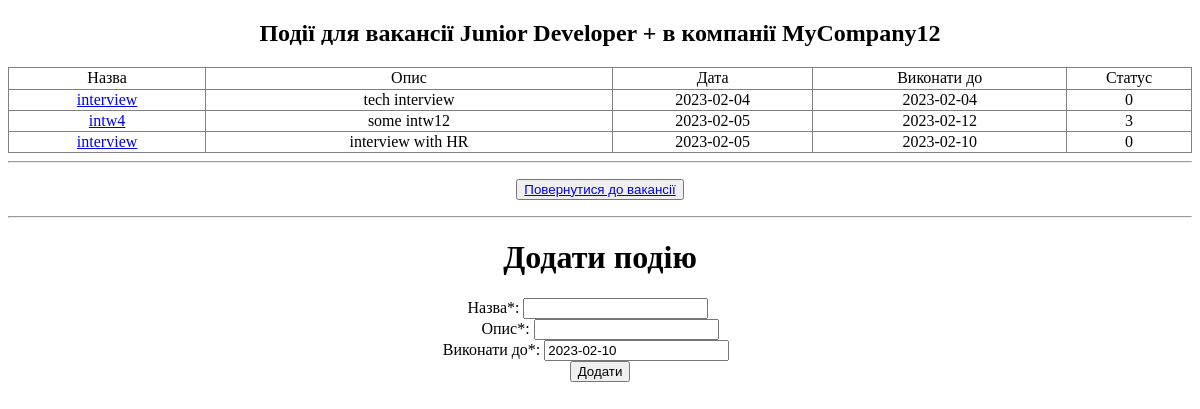
The page /vacancy/1/events/ on the database as committed earlier.
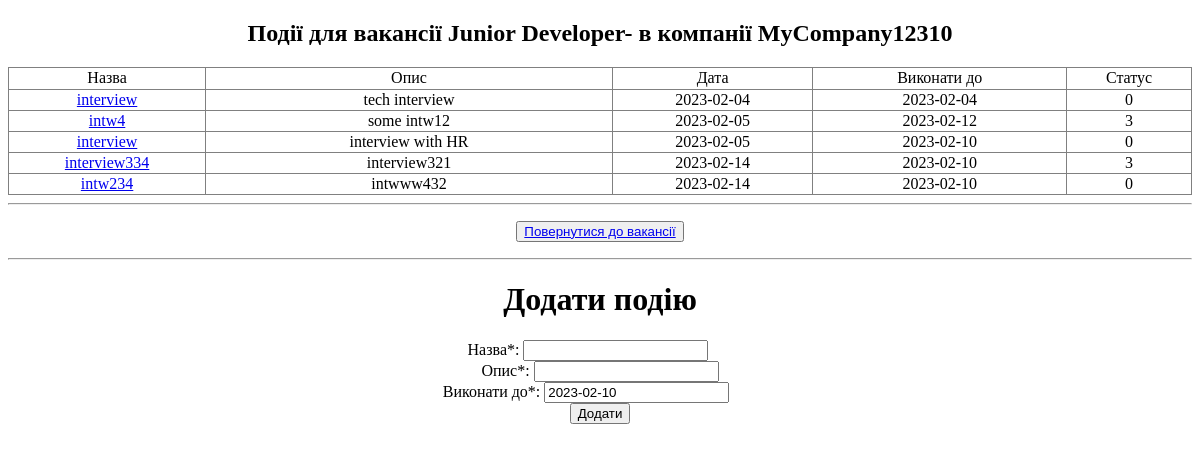
The same page on the database as committed later.
### models.py (models this page shows, shortened)
class Vacancy(Base):
    __tablename__ = 'vacancy'
    id = Column(Integer, primary_key=True, autoincrement=True)
    creation_date = Column(String(20), nullable=False, server_default=func.now())
    status = Column(Integer, nullable=False, default=0)
    position_name = Column(String(120), nullable=False)
    company = Column(String(120), nullable=False)
    description = Column(String(1000), nullable=False)
    contacts_ids = Column(String(120), nullable=False)
    comment = Column(String(120))
    user_id = Column(Integer, ForeignKey('user.id'))

class Event(Base):
    __tablename__ = 'event'
    id = Column(Integer, primary_key=True, autoincrement=True)
    vacancy_id = Column(Integer,ForeignKey('vacancy.id'), nullable=False)
    description = Column(String(1000), nullable=False)
    event_date = Column(String(20), nullable=False, server_default=func.now())
    title = Column(String(120), nullable=False)
    due_to_date = Column(String(20), nullable=False)
    status = Column(Integer, nullable=False, default=0)

### main.py (the view)
@app.get('/vacancy/<int:vacancy_id>/events/')
def get_user_events(vacancy_id):
    vacancy = alchemy_db.db_session.query(Vacancy).where(Vacancy.id == vacancy_id).all()[0]
    events = alchemy_db.db_session.query(Event).where(Event.vacancy_id == vacancy_id).all()
    return render_template('events_page.html', vacancy=vacancy, events=events)

### templates/events_page.html (shortened to what this page needs)
<!DOCTYPE html>
<html lang="en">
<head>
</head>
<body>
<h2 style="text-align: center;"><strong>Події для вакансії {{vacancy['position_name']}} в компанії {{vacancy['company']}}</strong></h2>
<table style="border-collapse: collapse; width: 100%; height: 19px;" border="1">
<tbody>
<tr style="height: 19px;">
<td style="width: 16.6667%; height: 19px; text-align: center;">Назва</td>
<td style="width: 34.3749%; height: 19px; text-align: center;">Опис</td>
<td style="width: 14.3751%; height: 19px; text-align: center;">Дата</td>
<td style="width: 21.4583%; height: 19px; text-align: center;">Виконати до</td>
<td style="width: 13.125%; height: 19px; text-align: center;">Статус</td>
</tr>
{% for event in events %}
<tr style="height: 18px;">
<td style="width: 5.16101%; height: 18px; text-align: center;"><a href="{{event['id']}}/">{{event['title']}}</a></td>
<td style="width: 21.7803%; height: 18px; text-align: center;">{{event['description']}}</td>
<td style="width: 16.9508%; height: 18px; text-align: center;">{{event['event_date']}}</td>
<td style="width: 14.1099%; height: 18px; text-align: center;">{{event['due_to_date']}}</td>
<td style="width: 23.0587%; height: 18px; text-align: center;">{{event['status']}}</td>
</tr>
{% endfor %}
</tbody>
</table>
<hr />
<p style="text-align: center;"><button class="favorite styled" type="button"><a href="/vacancy/{{vacancy['id']}}/">Повернутися до вакансії</a></button></p>
<hr />
<form action="" method="POST">
<div>
<h1 style="text-align: center;">Додати подію</h1>
</div>
<div style="text-align: center;"><label for="title">&nbsp; Назва*:</label> <input id="title" name="title" type="text"/>&nbsp; &nbsp; &nbsp; &nbsp;&nbsp;</div>
<div style="text-align: center;"><label for="description">Опис*: </label> <input id="description" name="description" type="text"/></div>
<div style="text-align: center;"><label for="due_to_date">&nbsp; Виконати до*: </label> <input id="due_to_date" name="due_to_date" type="text" value="2023-02-10"/>&nbsp; &nbsp; &nbsp; &nbsp; &nbsp;</div>
<div style="text-align: center;"><button>Додати</button></div>
</form>
</body>
</html>

Rows that differ between the two databases and show on the page:
changed Vacancy: position_name "Junior Developer +" → "Junior Developer-"; company "MyCompany12" → "MyCompany12310"
added Event: title "interview334", description "interview321", event_date "2023-02-14", due_to_date "2023-02-10", status "3"
added Event: title "intw234", description "intwww432", event_date "2023-02-14", due_to_date "2023-02-10", status "0"
